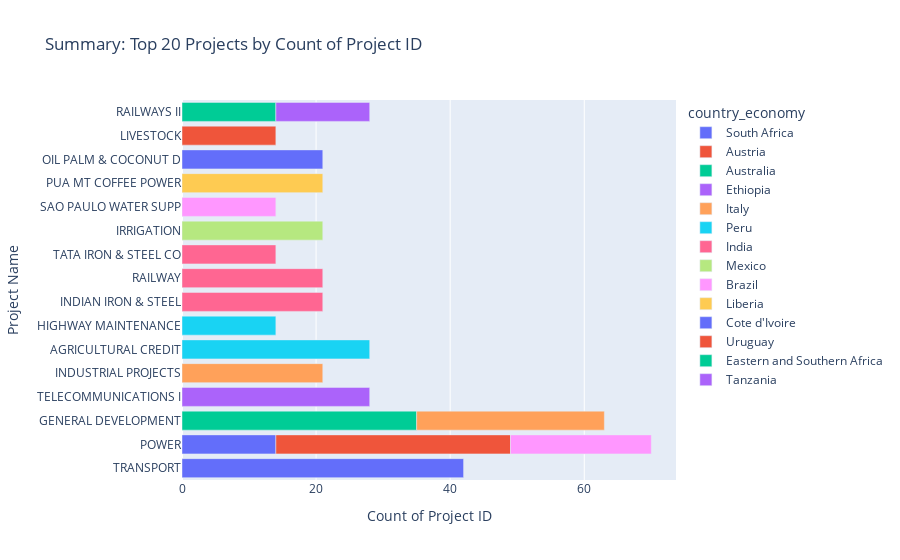

Here is the notebook cell this chart was saved with:
### Markdown cell above
* The Iron and Steel industry in India is among the most important industries within the country.
India surpassed Japan as the second largest steel producer in January 2019.

### Code cell
# Sort the DataFrame by 'count_of_project_id' in descending order
df_sorted = df.sort_values(by='count_of_project_id', ascending=False)

# Create a horizontal bar chart
fig = px.bar(df_sorted, 
             x='count_of_project_id', 
             y='project_name', 
             color='country_economy',  # Optional: adds color based on country_economy
             orientation='h',  # Ensures the bars are horizontal
             title='Summary: Top 20 Projects by Count of Project ID',
             labels={'count_of_project_id': 'Count of Project ID', 'project_name': 'Project Name'})

# Show the plot
fig.show()

### Figure 1 — Plotly figure (JSON) as saved in the notebook; plotly's stock layout.template omitted (floating-point values rounded to 4 significant figures)
{"data": [{"alignmentgroup": "True", "hovertemplate": "country_economy=South Africa<br>Count of Project ID=%{x}<br>Project Name=%{y}<extra></extra>", "legendgroup": "South Africa", "marker": {"color": "#636efa", "pattern": {"shape": ""}}, "name": "South Africa", "offsetgroup": "South Africa", "orientation": "h", "showlegend": true, "textposition": "auto", "type": "bar", "x": [42, 14], "xaxis": "x", "y": ["TRANSPORT", "POWER"], "yaxis": "y"}, {"alignmentgroup": "True", "hovertemplate": "country_economy=Austria<br>Count of Project ID=%{x}<br>Project Name=%{y}<extra></extra>", "legendgroup": "Austria", "marker": {"color": "#EF553B", "pattern": {"shape": ""}}, "name": "Austria", "offsetgroup": "Austria", "orientation": "h", "showlegend": true, "textposition": "auto", "type": "bar", "x": [35], "xaxis": "x", "y": ["POWER"], "yaxis": "y"}, {"alignmentgroup": "True", "hovertemplate": "country_economy=Australia<br>Count of Project ID=%{x}<br>Project Name=%{y}<extra></extra>", "legendgroup": "Australia", "marker": {"color": "#00cc96", "pattern": {"shape": ""}}, "name": "Australia", "offsetgroup": "Australia", "orientation": "h", "showlegend": true, "textposition": "auto", "type": "bar", "x": [35], "xaxis": "x", "y": ["GENERAL DEVELOPMENT"], "yaxis": "y"}, {"alignmentgroup": "True", "hovertemplate": "country_economy=Ethiopia<br>Count of Project ID=%{x}<br>Project Name=%{y}<extra></extra>", "legendgroup": "Ethiopia", "marker": {"color": "#ab63fa", "pattern": {"shape": ""}}, "name": "Ethiopia", "offsetgroup": "Ethiopia", "orientation": "h", "showlegend": true, "textposition": "auto", "type": "bar", "x": [28], "xaxis": "x", "y": ["TELECOMMUNICATIONS I"], "yaxis": "y"}, {"alignmentgroup": "True", "hovertemplate": "country_economy=Italy<br>Count of Project ID=%{x}<br>Project Name=%{y}<extra></extra>", "legendgroup": "Italy", "marker": {"color": "#FFA15A", "pattern": {"shape": ""}}, "name": "Italy", "offsetgroup": "Italy", "orientation": "h", "showlegend": true, "textposition": "auto", "type": "bar", "x": [28, 21], "xaxis": "x", "y": ["GENERAL DEVELOPMENT", "INDUSTRIAL PROJECTS"], "yaxis": "y"}, {"alignmentgroup": "True", "hovertemplate": "country_economy=Peru<br>Count of Project ID=%{x}<br>Project Name=%{y}<extra></extra>", "legendgroup": "Peru", "marker": {"color": "#19d3f3", "pattern": {"shape": ""}}, "name": "Peru", "offsetgroup": "Peru", "orientation": "h", "showlegend": true, "textposition": "auto", "type": "bar", "x": [28, 14], "xaxis": "x", "y": ["AGRICULTURAL CREDIT", "HIGHWAY MAINTENANCE"], "yaxis": "y"}, {"alignmentgroup": "True", "hovertemplate": "country_economy=India<br>Count of Project ID=%{x}<br>Project Name=%{y}<extra></extra>", "legendgroup": "India", "marker": {"color": "#FF6692", "pattern": {"shape": ""}}, "name": "India", "offsetgroup": "India", "orientation": "h", "showlegend": true, "textposition": "auto", "type": "bar", "x": [21, 21, 14], "xaxis": "x", "y": ["INDIAN IRON & STEEL", "RAILWAY", "TATA IRON & STEEL CO"], "yaxis": "y"}, {"alignmentgroup": "True", "hovertemplate": "country_economy=Mexico<br>Count of Project ID=%{x}<br>Project Name=%{y}<extra></extra>", "legendgroup": "Mexico", "marker": {"color": "#B6E880", "pattern": {"shape": ""}}, "name": "Mexico", "offsetgroup": "Mexico", "orientation": "h", "showlegend": true, "textposition": "auto", "type": "bar", "x": [21], "xaxis": "x", "y": ["IRRIGATION"], "yaxis": "y"}, {"alignmentgroup": "True", "hovertemplate": "country_economy=Brazil<br>Count of Project ID=%{x}<br>Project Name=%{y}<extra></extra>", "legendgroup": "Brazil", "marker": {"color": "#FF97FF", "pattern": {"shape": ""}}, "name": "Brazil", "offsetgroup": "Brazil", "orientation": "h", "showlegend": true, "textposition": "auto", "type": "bar", "x": [21, 14], "xaxis": "x", "y": ["POWER", "SAO PAULO WATER SUPP"], "yaxis": "y"}, {"alignmentgroup": "True", "hovertemplate": "country_economy=Liberia<br>Count of Project ID=%{x}<br>Project Name=%{y}<extra></extra>", "legendgroup": "Liberia", "marker": {"color": "#FECB52", "pattern": {"shape": ""}}, "name": "Liberia", "offsetgroup": "Liberia", "orientation": "h", "showlegend": true, "textposition": "auto", "type": "bar", "x": [21], "xaxis": "x", "y": ["PUA MT COFFEE POWER"], "yaxis": "y"}, {"alignmentgroup": "True", "hovertemplate": "country_economy=Cote d'Ivoire<br>Count of Project ID=%{x}<br>Project Name=%{y}<extra></extra>", "legendgroup": "Cote d'Ivoire", "marker": {"color": "#636efa", "pattern": {"shape": ""}}, "name": "Cote d'Ivoire", "offsetgroup": "Cote d'Ivoire", "orientation": "h", "showlegend": true, "textposition": "auto", "type": "bar", "x": [21], "xaxis": "x", "y": ["OIL PALM & COCONUT D"], "yaxis": "y"}, {"alignmentgroup": "True", "hovertemplate": "country_economy=Uruguay<br>Count of Project ID=%{x}<br>Project Name=%{y}<extra></extra>", "legendgroup": "Uruguay", "marker": {"color": "#EF553B", "pattern": {"shape": ""}}, "name": "Uruguay", "offsetgroup": "Uruguay", "orientation": "h", "showlegend": true, "textposition": "auto", "type": "bar", "x": [14], "xaxis": "x", "y": ["LIVESTOCK"], "yaxis": "y"}, {"alignmentgroup": "True", "hovertemplate": "country_economy=Eastern and Southern Africa<br>Count of Project ID=%{x}<br>Project Name=%{y}<extra></extra>", "legendgroup": "Eastern and Southern Africa", "marker": {"color": "#00cc96", "pattern": {"shape": ""}}, "name": "Eastern and Southern Africa", "offsetgroup": "Eastern and Southern Africa", "orientation": "h", "showlegend": true, "textposition": "auto", "type": "bar", "x": [14], "xaxis": "x", "y": ["RAILWAYS II"], "yaxis": "y"}, {"alignmentgroup": "True", "hovertemplate": "country_economy=Tanzania<br>Count of Project ID=%{x}<br>Project Name=%{y}<extra></extra>", "legendgroup": "Tanzania", "marker": {"color": "#ab63fa", "pattern": {"shape": ""}}, "name": "Tanzania", "offsetgroup": "Tanzania", "orientation": "h", "showlegend": true, "textposition": "auto", "type": "bar", "x": [14], "xaxis": "x", "y": ["RAILWAYS II"], "yaxis": "y"}], "layout": {"barmode": "relative", "legend": {"title": {"text": "country_economy"}, "tracegroupgap": 0}, "title": {"text": "Summary: Top 20 Projects by Count of Project ID"}, "xaxis": {"anchor": "y", "domain": [0, 1], "title": {"text": "Count of Project ID"}}, "yaxis": {"anchor": "x", "domain": [0, 1], "title": {"text": "Project Name"}}}}
